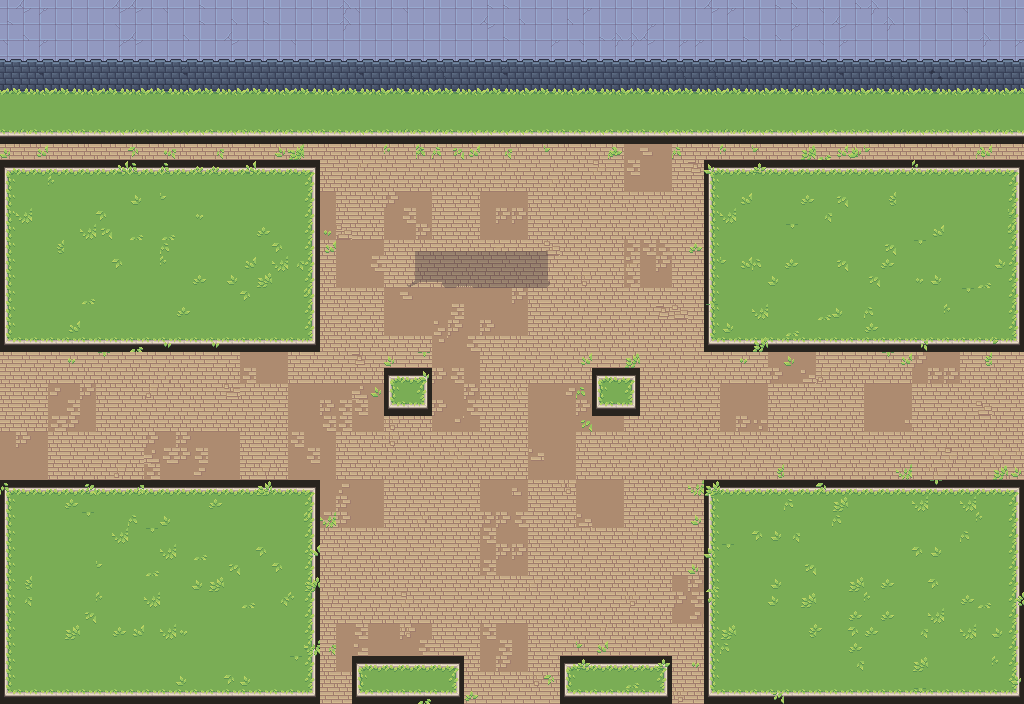
#> input picture assets/pixel-art/hub/village/ground.png, 1024 x 704 px
$ python fix_hub_ground_patches.py
#> lines starting #> are read from the running program, lines starting #| are printed output that depends on the picture; after the words box and inside, x2 and y2 are one past the last pixel; in counts of white or black regions, pixels touching at a corner belong together
"""Refúgio: troca os ladrilhos "gastos" (quadrados lisos e mais escuros, de 16 px) que ficaram espalhados pela praça
de tijolos do ground.png por ladrilhos normais do mesmo pavimento — eles apareciam como manchas quadradas.
A sombra da casa da forja (faixa escura logo abaixo dela) fica como está.
Uso: python3 scripts/fix_hub_ground_patches.py   (idempotente)
"""
import os
from collections import Counter

import numpy as np
from PIL import Image

ROOT = os.path.dirname(os.path.dirname(os.path.abspath(__file__)))
PATHS = [os.path.join(ROOT, p, "assets", "pixel-art", "hub", "village", "ground.png") for p in ("", "Projeto atualizado")]
T = 16


def main():
    g = np.array(Image.open(PATHS[0]).convert("RGBA"))
#> g is the input picture: shape (704, 1024, 4); mean R, G, B, A 145.4, 153.3, 110.4, 255
    H, W = g.shape[:2]
#> H = 704; W = 1024
    cells = {(x, y): g[y:y + T, x:x + T].copy() for y in range(0, H, T) for x in range(0, W, T)}
#> cells = 2816 items
    cnt = Counter(c[..., :3].tobytes() for c in cells.values())
#> cnt = 200 items
    stat = {k: (np.frombuffer(k, np.uint8).reshape(T, T, 3).astype(int)) for k, n in cnt.items() if n >= 8}
#> stat = 40 items
    good = [k for k, a in stat.items() if 157 <= a.mean() <= 161 and a.std() > 30]        # tijolos normais
#> good = 7 items
    worn = {k for k, a in stat.items() if 138 <= a.mean() <= 153.5 and 24 <= a.std() <= 31}  # ladrilhos gastos
#> worn = 3 items
    good_t = [np.frombuffer(k, np.uint8).reshape(T, T, 3) for k in good]
#> good_t = 7 items
    n = 0
    for (x, y), c in cells.items():
        if c[..., :3].tobytes() not in worn or (400 <= x <= 544 and 232 <= y <= 288):
            continue
        g[y:y + T, x:x + T, :3] = good_t[(x * 7 + y * 13) // T % len(good_t)]
        n += 1
#> this loop made 2816 passes
#> x on passes 1 to 3: 0, 16, 32
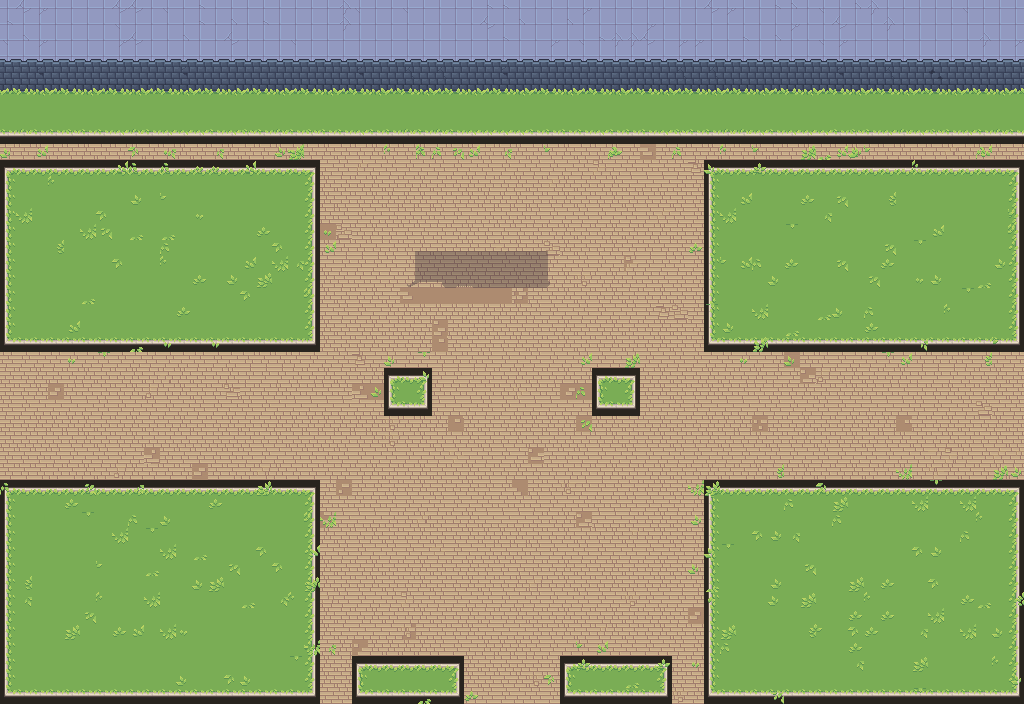
#> g: shape (704, 1024, 4); 7.77% of pixels changed, all inside (x1, y1, x2, y2) = (0, 144, 960, 672)
#> after the loop, n = 248
    for p in PATHS:
        Image.fromarray(g).save(p, optimize=True)
    print("ladrilhos trocados:", n)
#| ladrilhos trocados: 248


if __name__ == "__main__":
    main()
